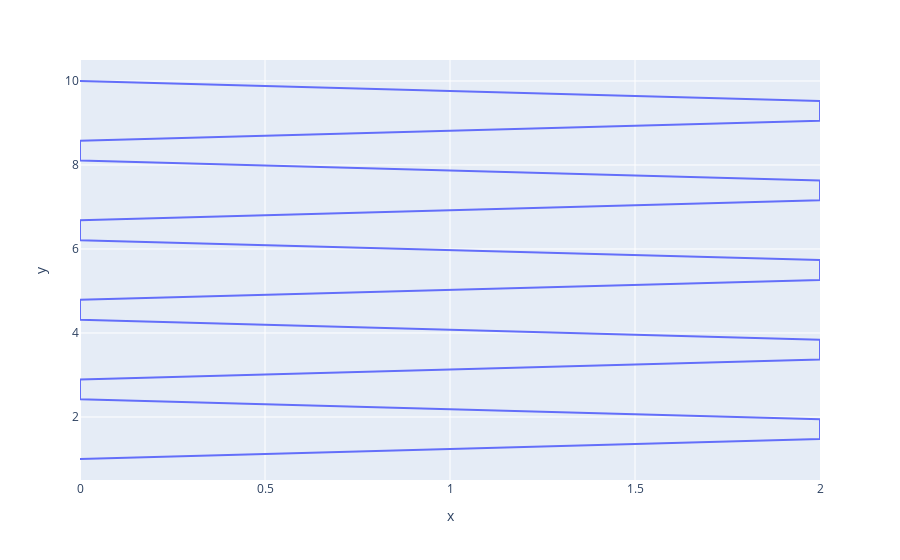
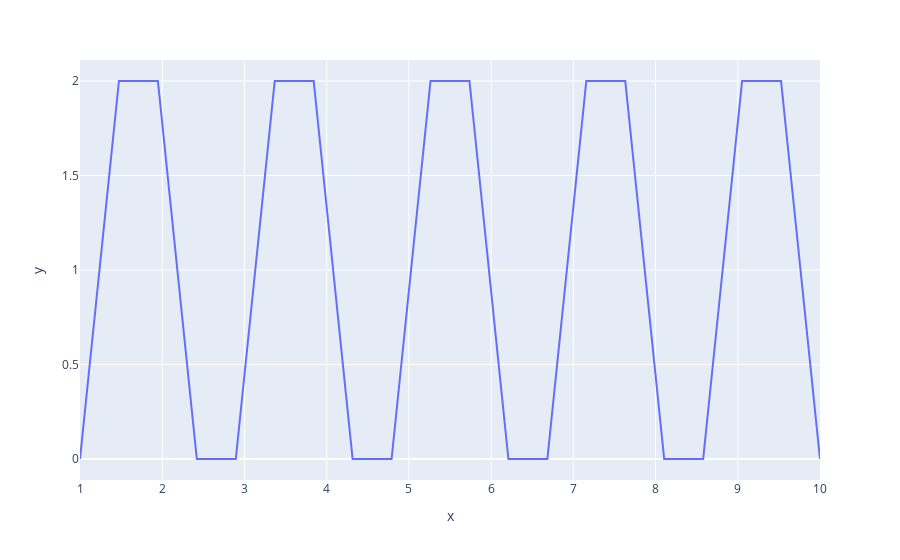

The code cell stored with these charts, in order, in its notebook:
### Code cell
import plotly.express as px
import numpy as np


x_test = [0, 2, 2, 0, 0, 2, 2,0]
y_test = [0, 0, 2, 2, 4, 4, 6,6]
def serp_pattern(width, pitch = 20, vert = True):
    x_val = []
    y_val = []
    count = 0
    
    # This is for creating the serpentine to go from 0 to width
    # each time
    for c in range(0, pitch):
        if(count < 2):
            x_val.append(width)
        else:
            x_val.append(0)
        count += 1
        if count == 4:
            count = 0
    x_val.insert(0, x_val.pop())
    x_val = np.array(x_val)
    
    y_val = np.linspace(1, 10, pitch)
    if vert == True:
        fig = px.line(x = x_val, y = y_val)
        fig.show()
        return x_val, y_val
    else:
        fig = px.line(x = y_val, y = x_val)
        fig.show()
        return y_val, x_val

serp_pattern(2)
serp_pattern(2, vert = False)

### Figure 1 — Plotly figure (JSON) as saved in the notebook; plotly's stock layout.template omitted (floating-point values rounded to 4 significant figures)
{"data": [{"hovertemplate": "x=%{x}<br>y=%{y}<extra></extra>", "legendgroup": "", "line": {"color": "#636efa", "dash": "solid"}, "mode": "lines", "name": "", "orientation": "v", "showlegend": false, "type": "scatter", "x": [0, 2, 2, 0, 0, 2, 2, 0, 0, 2, 2, 0, 0, 2, 2, 0, 0, 2, 2, 0], "xaxis": "x", "y": [1, 1.474, 1.947, 2.421, 2.895, 3.368, 3.842, 4.316, 4.789, 5.263, 5.737, 6.211, 6.684, 7.158, 7.632, 8.105, 8.579, 9.053, 9.526, 10], "yaxis": "y"}], "layout": {"autosize": true, "legend": {"tracegroupgap": 0}, "margin": {"t": 60}, "xaxis": {"anchor": "y", "autorange": true, "domain": [0, 1], "range": [0, 2], "title": {"text": "x"}, "type": "linear"}, "yaxis": {"anchor": "x", "autorange": true, "domain": [0, 1], "range": [0.5, 10.5], "title": {"text": "y"}, "type": "linear"}}}

### Figure 2 — Plotly figure (JSON) as saved in the notebook; plotly's stock layout.template omitted (floating-point values rounded to 4 significant figures)
{"data": [{"hovertemplate": "x=%{x}<br>y=%{y}<extra></extra>", "legendgroup": "", "line": {"color": "#636efa", "dash": "solid"}, "mode": "lines", "name": "", "orientation": "v", "showlegend": false, "type": "scatter", "x": [1, 1.474, 1.947, 2.421, 2.895, 3.368, 3.842, 4.316, 4.789, 5.263, 5.737, 6.211, 6.684, 7.158, 7.632, 8.105, 8.579, 9.053, 9.526, 10], "xaxis": "x", "y": [0, 2, 2, 0, 0, 2, 2, 0, 0, 2, 2, 0, 0, 2, 2, 0, 0, 2, 2, 0], "yaxis": "y"}], "layout": {"autosize": true, "legend": {"tracegroupgap": 0}, "margin": {"t": 60}, "xaxis": {"anchor": "y", "autorange": true, "domain": [0, 1], "range": [1, 10], "title": {"text": "x"}, "type": "linear"}, "yaxis": {"anchor": "x", "autorange": true, "domain": [0, 1], "range": [-0.1111, 2.111], "title": {"text": "y"}, "type": "linear"}}}
